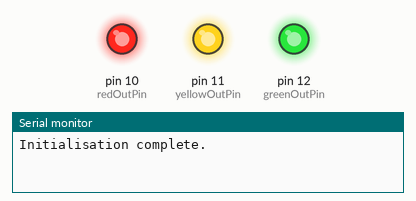
Bench run of a sketch on a simulated Arduino Uno, built with avr-gcc and run on an emulated ATmega328P. Parts: output pins drawn as LEDs (lit = HIGH), the last lines printed to the serial monitor.

Above: at 0.1 s.
At 4.2 s:
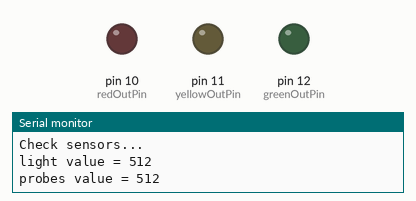
Timing chart, 0 to 5.7 s (numbered marks = the images above):
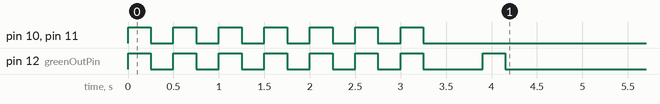

The sketch:

watershield.ino
```cpp
/*
 WaterShield
 by Alexandre Dubois

 For more information, check out:
 http://blog.alexandredubois.com
 */

/************************
*** CONST & VARIABLES ***
************************/

const int probesInPin = A3;//Pin attached to the probes
const int lightInPin = A2;//Pin attached to the LDR

const int greenOutPin = 12;
const int yellowOutPin = 11;
const int redOutPin = 10;

int probesValue = 0;
int lightValue = 0;
int timeCounter = 0;

const int debug = 1;
const int cyclesBetweenLoops = 30;
const int cycleMilliSecondSize = 60000;


/****************
*** FUNCTIONS ***
****************/

/*Read moisture soil value from the probes*/
void readProbesValue()
{
  probesValue = analogRead(probesInPin);
  if(debug == 1)
  {
    Serial.print("probes value = " );
    Serial.println(probesValue);
  }
}

/*Read light walue received by the LDR*/
void readLightValue()
{
  delay(200);
  lightValue = analogRead(lightInPin);
  if(debug == 1)
  {
    Serial.print("light value = " );
    Serial.println(lightValue);
  }
  delay(200);
}

/*Blink leds to warn the user before launching the main program*/
void launchWarning()
{
  for (int i=0;i<=6;i++)
  {
    digitalWrite(redOutPin, HIGH);
    digitalWrite(yellowOutPin, HIGH);
    digitalWrite(greenOutPin, HIGH);
    delay(250);
    digitalWrite(redOutPin, LOW);
    digitalWrite(yellowOutPin, LOW);
    digitalWrite(greenOutPin, LOW);
    delay(250);
  }
}

void blinkRed()
{
  digitalWrite(redOutPin, HIGH);
  delay(250);
  digitalWrite(redOutPin, LOW);
  delay(250);
}

void blinkYellow()
{
  digitalWrite(yellowOutPin, HIGH);
  delay(250);
  digitalWrite(yellowOutPin, LOW);
  delay(250);
}

void blinkGreen()
{
  digitalWrite(greenOutPin, HIGH);
  delay(250);
  digitalWrite(greenOutPin, LOW);
  delay(250);
}

/***************************
*** SETUP & MAIN PROGRAM ***
***************************/

/*Setup the device*/
void setup()
{
  pinMode(greenOutPin, OUTPUT);
  pinMode(yellowOutPin, OUTPUT);
  pinMode(redOutPin, OUTPUT);
  pinMode(lightInPin, INPUT);

  if(debug == 1){
    Serial.println("Initialising...");
    Serial.begin(9600);
    Serial.println("Initialisation complete.");
  }

  launchWarning();
  timeCounter = cyclesBetweenLoops;
  checkAndWater();
}

void checkAndWater()
{
  if(debug == 1){
    Serial.println("Check sensors...");
  }
  readLightValue();
  readProbesValue();
  if(probesValue < 300)
  {
    if(lightValue < 400)
    {
       blinkRed();
    }
    else
    {
       blinkYellow();
    }
  } else {
    blinkGreen();
  }
}

/*Main program : wait and check the plant every X minutes*/
void loop ()
{
  if(timeCounter < 1)
  {
    timeCounter = cyclesBetweenLoops;
    checkAndWater();
  }

  if(debug == 1){
    Serial.println("Wait a cycle more...");
    Serial.println(timeCounter);
  }
  delay(cycleMilliSecondSize);
  --timeCounter;

} // end of loop
```
